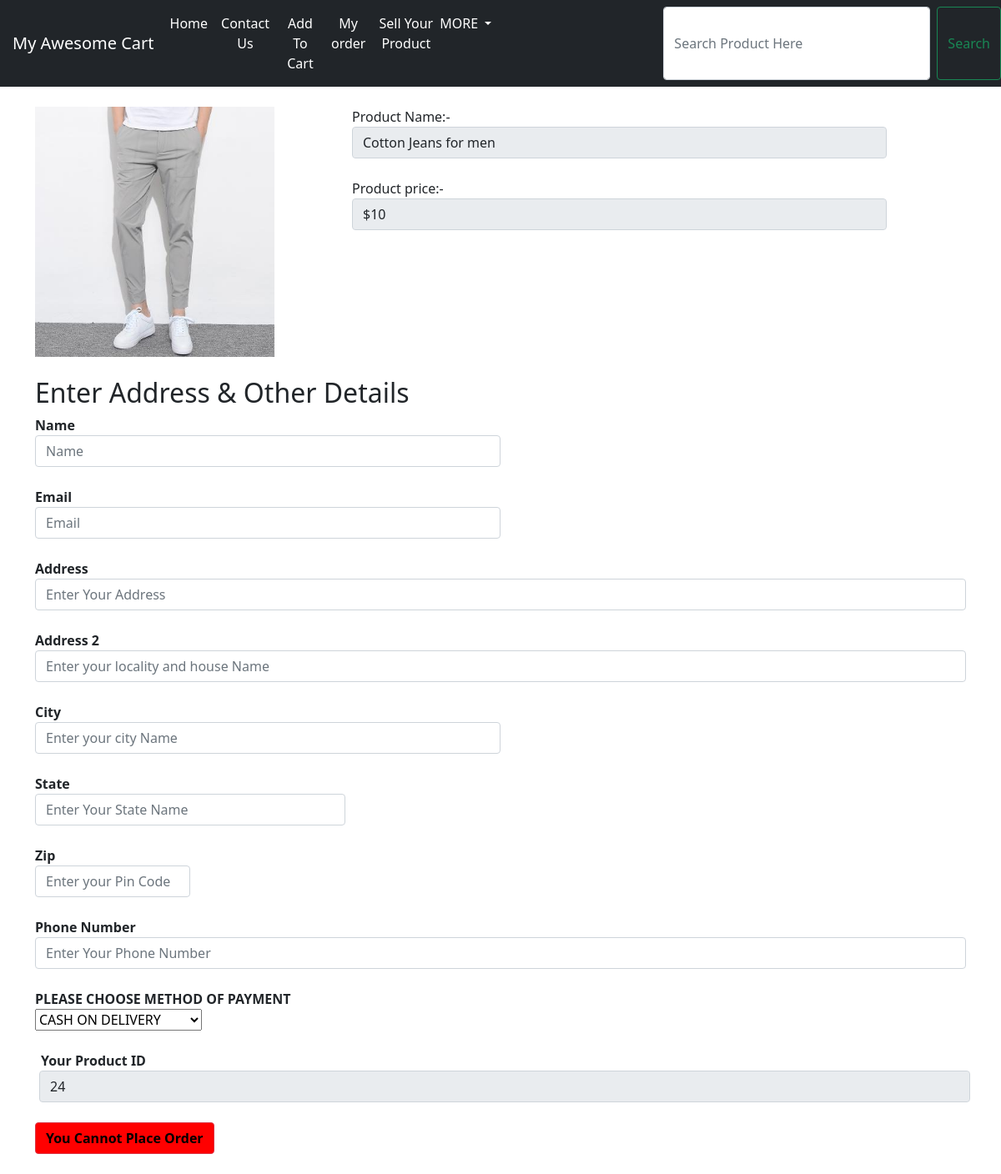
The page /shop/order/24 on the database its author committed.
### shop/models.py (models this page shows, shortened)
class Product(models.Model):
    product_id=models.AutoField
    product_name=models.CharField(max_length=150)
    category=models.CharField(max_length=30, default="")
    subcategory=models.CharField(max_length=50, default="")
    price=models.CharField(max_length=10, default="0")
    des=models.CharField(max_length=10000)
    admin_id=models.IntegerField(default="")
    image=models.ImageField(upload_to="shop/images")

### shop/views.py (the view, shortened to what this page needs)
# urls.py: path("order/<int:myid>", views.order,     name="checkout"),
def order(request, myid):
    product = Product.objects.filter(id=myid)
    return render(request,'shop/order.html', {'product':product[0]})

### templates/shop/order.html (shortened to what this page needs)
{% extends 'shop/basic.html' %}
{% block body %}
<form action="/shop/order/{{product.id}}" method="post">{% csrf_token %}
<div class="container">
    <div class="row">
    <div class="col-md-4">
    <div class="row-md-8">
        <br>
        <label for="image"><img src="/media/{{product.image}}" width="287px" height="300px"></label>
    </div>
    </div>
    <div class="col-md-7"><br>
        <label for="pn">Product Name:-</label>
    <input id="pn" readonly="readonly" class="form-control" name="product_name" value="{{product.product_name}}"></input><br>
        <label for="pr">Product price:-</label>
    <input id="pr" readonly="readonly" class="form-control" value="${{product.price}}" name="product_price"></input><br>
    </div>
    </div>
    <div class="col my-4">
        <h2>Enter Address & Other Details</h2>
        <b><form>
            <div class="form-row">
                <div class="form-group col-md-6">
                    <label for="name">Name</label>
                    <input type="name" class="form-control" id="name" placeholder="Name" name="name">
                </div><br>
                <div class="form-group col-md-6">
                    <label for="inputEmail4">Email</label>
                    <input type="email" class="form-control" id="inputEmail4" placeholder="Email" name="email">
                </div>
            </div><br>
            <div class="form-group">
                <label for="inputAddress">Address</label>
                <input type="text" class="form-control" id="inputAddress" placeholder="Enter Your Address" name="address1">
            </div><br>
            <div class="form-group">
                <label for="inputAddress2">Address 2</label>
                <input type="text" class="form-control" id="inputAddress2" placeholder="Enter your locality and house Name" name="address2">
            </div><br>
            <div class="form-row">
                <div class="form-group col-md-6">
                    <label for="inputCity">City</label>
                    <input type="text" class="form-control" id="inputCity" placeholder="Enter your city Name" name="city">
                </div><br>
                <div class="form-group col-md-4">
                    <label for="inputState">State</label>
                    <input type="text" class="form-control" id="inputAddress" placeholder="Enter Your State Name" name="state">
                </div><br>
                <div class="form-group col-md-2">
                    <label for="inputZip">Zip</label>
                    <input type="text" class="form-control" id="inputZip" placeholder="Enter your Pin Code" name="zip">
                </div>
            </div><br>
            <div class="form-group">
                <label for="inputphone">Phone Number</label>
                <input type="tel" class="form-control" id="inputPhone" placeholder="Enter Your Phone Number" name="phone">
            </div><br>
                <label for="order_method">PLEASE CHOOSE METHOD OF PAYMENT</label><br>
                 <select name="order_method" id="method">
                    <option value="CASH ON DELIVERY">CASH ON DELIVERY</option>
                 </select><br><br>
            <div class="form-group">
                <label for="inputorder" id="text">Your Product ID</label>
                <input id="inputorder" class="form-control" value="{{product.id}}" readonly="readonly" name="product_id">
            </div></b>
        <br>
{% if user.is_authenticated %}
            <a type="button" class="btn btn-dark" data-toggle="modal" data-target="#order" id="order1">
            <b>Place Order</b>
            </a>
            <div class="modal fade" id="order" tabindex="-1" role="dialog" aria-labelledby="exampleModalLabel" aria-hidden="true">
              <div class="modal-dialog" role="document">
                <div class="modal-content">
                  <div class="modal-header">
                    <h5 class="modal-title" id="exampleModalLabel">ADVISE</h5>
                    <button type="button" class="close" data-dismiss="modal" aria-label="Close">
                      <span aria-hidden="true">&times;</span>
                    </button>
                  </div>
                  <div class="modal-body">
                    PLEASE CHECK THE DETAILS CAREFULLY.
                  </div>
                  <div class="modal-footer">
                    <button type="submit" class="btn btn-secondary">Submit</button>
                  </div>
                </div>
              </div>
            </div>
{% else %}
<button type="button" class="btn btn-danger" id="order2">
<b>You Cannot Place Order</b>
</button>
{% endif %}
{%endblock %}

### templates/shop/basic.html (style rules this page uses)
@media (min-width: 780px) { .btn { position: relative; top:0px; } }

### templates/shop/order.html (style rules this page uses)
#method { width: 200px; }

### rows shown on the page
Product: image (picture), product_name "Cotton Jeans for men", product_price "$10", product_id "24"
